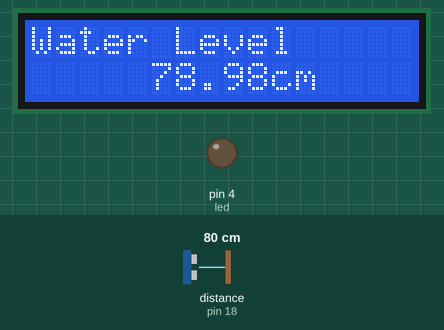
This sketch was run on a simulated Arduino Uno, built with avr-gcc and run on an emulated ATmega328P. On the bench: 16×2 character LCD, output pins drawn as LEDs (lit = HIGH). Wiring (inferred from the names in the program): ultrasonic range finder: trigger pin 5; echo pin 18. The inputs (shaded band) are chosen by the test bench; at power-on: distance to the obstacle (sensor on pin 18) 80 cm. The echo pulse lasts 58.3 µs per cm; pins used as bus, display or sensor lines are not drawn; what the sketch prints to the serial monitor is not drawn.

Above: at 1.2 s.
1.3 s: distance to the obstacle (sensor on pin 18) set to 22 cm
At 3.9 s:
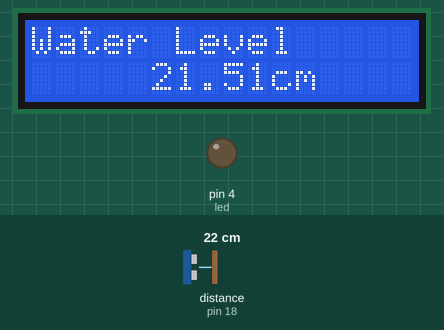
5.4 s: distance to the obstacle (sensor on pin 18) set to 18 cm
At 7.0 s:
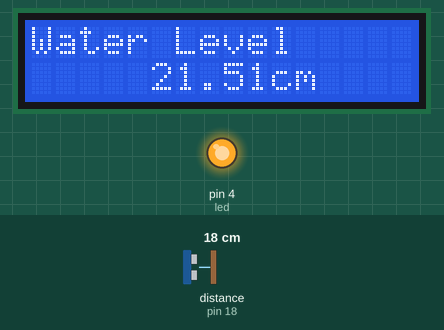
9.5 s: distance to the obstacle (sensor on pin 18) set to 2 cm
At 12.1 s:
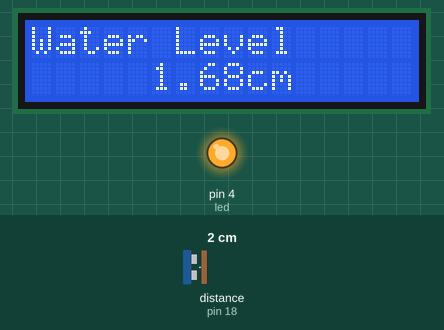
Timing chart, 0 to 13.6 s (numbered marks = the images above; inputs shaded):
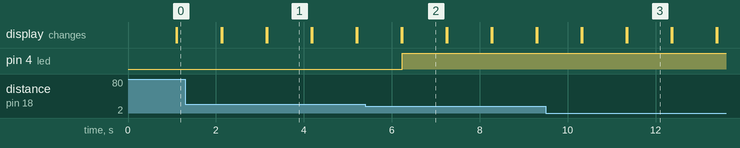

The sketch:

ultrasonic_lcd.ino
```cpp
#include <LiquidCrystal_I2C.h>

LiquidCrystal_I2C lcd(0x27,16,2);  // set the LCD address to 0x27 for a 16 chars and 2 line display

const int trigPin = 5;
const int echoPin = 18;
int led = 4; // set the "led" variable as 4


//define sound speed in cm/uS
#define SOUND_SPEED 0.034

long duration;
float distanceCm;


void setup() {
  lcd.init();
  lcd.clear();
  lcd.backlight();      // Make sure backlight is on

  Serial.begin(115200); // Starts the serial communication
  pinMode(trigPin, OUTPUT); // Sets the trigPin as an Output
  pinMode(echoPin, INPUT); // Sets the echoPin as an Input
  pinMode(led, OUTPUT);   // designate port 4 as output


}

void loop() {
   // Print a message on both lines of the LCD.
  lcd.setCursor(0,0);   //Set cursor to character 2 on line 0
  lcd.print("Water Level");

  lcd.setCursor(5,1);   //Move cursor to character 2 on line 1
  lcd.print(distanceCm);
  lcd.print("cm");


  // Clears the trigPin
  digitalWrite(trigPin, LOW);
  delayMicroseconds(2);
  // Sets the trigPin on HIGH state for 10 micro seconds
  digitalWrite(trigPin, HIGH);
  delayMicroseconds(10);
  digitalWrite(trigPin, LOW);

  // Reads the echoPin, returns the sound wave travel time in microseconds
  duration = pulseIn(echoPin, HIGH);

  // Calculate the distance
  distanceCm = duration * SOUND_SPEED/2;

  // turns on the led when the water level is below 5cm
  if(distanceCm < 20){
    digitalWrite(led, HIGH);   // turn the led on

   }else {
    digitalWrite(led, LOW);    // turn the led off
   }

  // Prints the distance in the Serial Monitor
  Serial.print("Distance (cm): ");
  Serial.println(distanceCm);

  delay(1000);
  lcd.clear();
}
```

Measured:
- the behaviour switches between 21 and 20 cm on distance to the obstacle (sensor on pin 18) (found by bisection; images 1 and 2)
- after the input at 1.3 s, the display: first differs from a run without the input after 1.9 s (image 1)
- after the input at 5.4 s, pin 4 (led): LOW → HIGH after 0.84 s
- after the input at 9.5 s, the display: first differs from a run without the input after 1.9 s (image 3)
- what the display in image 1 shows lasts 1.0 s, from 3.2 s to 4.2 s
